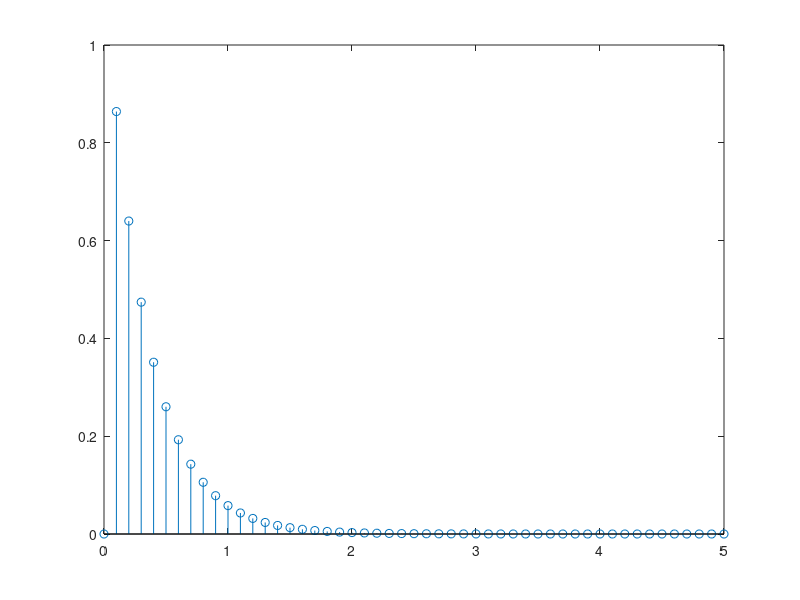

Recreate this plot in MATLAB.
clear
close all

% sim('SVD.slx');

%--------------------------------------------------------------------------
% ● パラメータ生成
%--------------------------------------------------------------------------
num = [1];
den = [1 3];
cP = tf(num,den)
dP = c2d(cP,0.1)

[vec t] = impulse(dP,5);

stem(t,vec);

%--------------------------------------------------------------------------
% ● インパルス応答からハンケル行列を生成(i行j列)
% i : vec
% o : H
%--------------------------------------------------------------------------
% パラメータ
i = 20;
% ベクトルを分解
c = vec(1:i)
r = vec(i:numel(vec))
% ハンケル行列作成
H = hankel(c,r)

%--------------------------------------------------------------------------
% ● 特異値分解SVD
%--------------------------------------------------------------------------
[U S V] = svd(H);

%--------------------------------------------------------------------------
% ● 不要な成分を取り出す
%--------------------------------------------------------------------------














